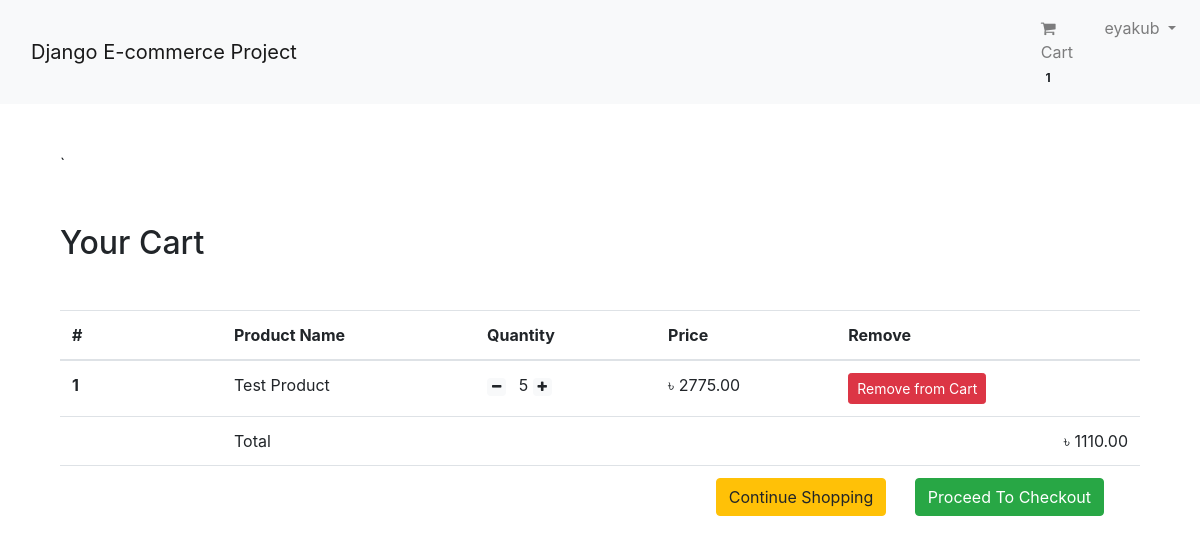
The app's page /shop/cart/ (signed in), older data.
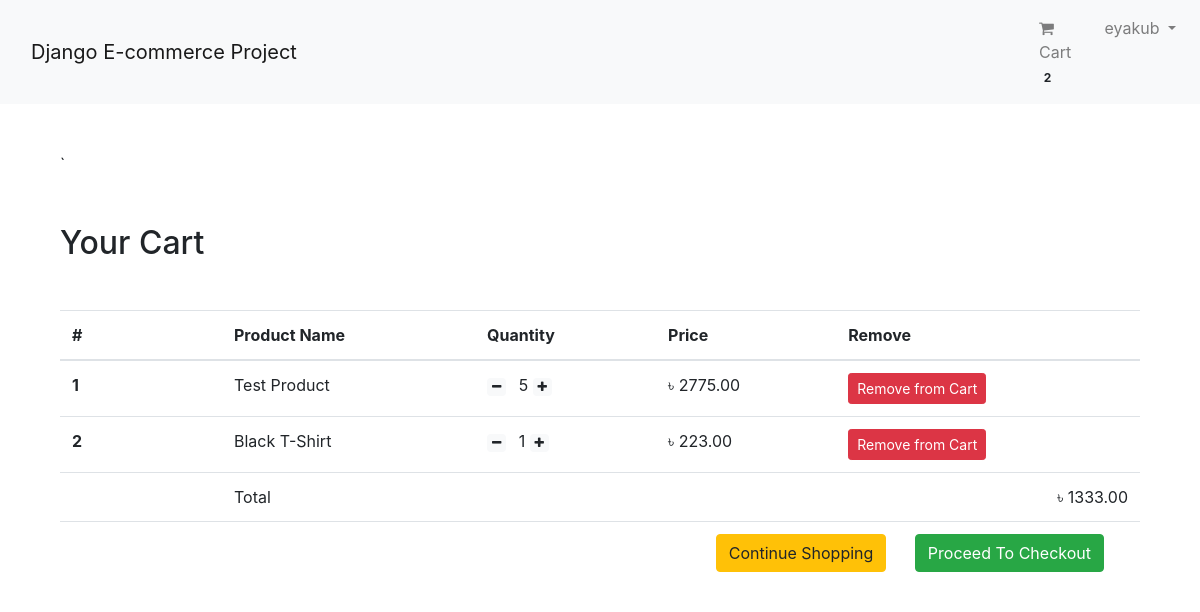
The same page, newer data.
### app_login/models.py (models this page shows, shortened)
class User(AbstractBaseUser, PermissionsMixin):
    email = models.EmailField(unique=True, null=False)
    is_staff = models.BooleanField(
        ugettext_lazy('staff status'),
        default=False,
        help_text=ugettext_lazy('Designates whether user can log in this site')
    )
    is_active = models.BooleanField(
        ugettext_lazy('active'),
        default=True,
        help_text=ugettext_lazy('Designates whether this user would be treated as active. Unselect this instead of deleting account')
    )
    USERNAME_FIELD = 'email'
    objects = MyUserManager()

class Profile(models.Model):
    user = models.OneToOneField(User, on_delete=models.CASCADE, related_name='profile')
    username = models.CharField(max_length=264, blank=True)
    full_name = models.CharField(max_length=264, blank=True)
    address_1 = models.TextField(max_length=300, blank=True)
    city = models.CharField(max_length=50, blank=True)
    zipcode = models.CharField(max_length=10, blank=True)
    country = models.CharField(max_length=50, blank=True)
    phone = models.CharField(max_length=20, blank=True)
    created_at = models.DateTimeField(auto_now_add=True)
    updated_at = models.DateTimeField(auto_now=True)

### app_order/models.py (models this page shows, shortened)
class Order(models.Model):
    order_items = models.ManyToManyField(Cart)
    user = models.ForeignKey(settings.AUTH_USER_MODEL, on_delete=models.CASCADE, related_name='order')
    ordered = models.BooleanField(default=False)
    created_at = models.DateTimeField(auto_now_add=True)
    paymentId = models.CharField(max_length=264, blank=True, null=True)
    orderId = models.CharField(max_length=200, blank=True, null=True)
    def get_total(self):
        total = 0
        for order_item in self.order_items.all():
            total += float(order_item.get_total())
        return total

class Cart(models.Model):
    user = models.ForeignKey(settings.AUTH_USER_MODEL, on_delete=models.CASCADE, related_name="cart")
    item = models.ForeignKey(Product, on_delete=models.CASCADE)
    quantity = models.IntegerField(default=1)
    purchased = models.BooleanField(default=False)
    created_at = models.DateTimeField(auto_now_add=True)
    updated_at = models.DateTimeField(auto_now=True)
    def get_total(self):
        total = self.item.price * self.quantity
        float_total = format(total, '0.2f')
        return float_total

### app_shop/models.py (models this page shows, shortened)
class Product(models.Model):
    mainimage = models.ImageField(upload_to='Products')
    name = models.CharField(max_length=264)
    category = models.ForeignKey(Category, on_delete=models.CASCADE, related_name='category')
    preview_text = models.TextField(max_length=200, verbose_name='Preview Text')
    detail_text = models.TextField(max_length=1000, verbose_name='Description')
    price = models.FloatField()
    old_price = models.FloatField(default=0.00)
    created = models.DateTimeField(auto_now_add=True)
    class Meta:
        ordering = ['-created',]

### app_order/views.py (the view)
# urls.py: path('cart/', views.cart_view, name="cart"),
@login_required
def cart_view(request):
    carts = Cart.objects.filter(user=request.user, purchased=False)
    orders = Order.objects.filter(user=request.user, ordered=False)
    if carts.exists() and orders.exists():
        order = orders[0]
        return render(request, 'app_order/cart.html', context={'carts': carts, 'order': order})
    else:
        messages.warning(request, "You dont have any item in your cart")
        return redirect('app_shop:home')

### app_order/templatetags/cart_tag.py (called while the page is built)
@register.filter
def cart_total(user):
    order = Order.objects.filter(user=user, ordered=False)
    if order.exists():
        return order[0].order_items.count()
    else:
        return 0

### templates/app_order/cart.html
{% extends 'base.html' %}
{% block body_block %}
    <div class="container my-5">`
        <div class="my-5">
            <h2>Your Cart</h2>
        </div>
        <table class="table table-hover">
            <thead>
                <tr>
                    <th scope="col" width="15%">#</th>
                    <th scope="col">Product Name</th>
                    <th scope="col">Quantity</th>
                    <th scope="col" align="right">Price</th>
                    <th scope="col">Remove</th>
                </tr>
            </thead>
            <tbody>
                {% for cart in carts %}
                    <tr>
                        <th scope="row">{{ forloop.counter }}</th>
                        <td>{{ cart.item.name }}</td>
                        <td>
                            <a href="{% url 'app_order:decrease' pk=cart.item.pk %}" class="mr-2">
                                <span class="badge badge-light">
                                    <i class="fa fa-minus"></i>
                                </span>
                            </a>
                            {{ cart.quantity }}
                            <a href="{% url 'app_order:increase' pk=cart.item.pk %}" class="mr-2">
                                <span class="badge badge-light">
                                    <i class="fa fa-plus"></i>
                                </span>
                            </a>
                        </td>
                        <td aligh="right">&#2547; {{ cart.get_total }}</td>
                        <td><a href="{% url 'app_order:remove' pk=cart.item.pk %}" class="btn btn-danger btn-sm">Remove from Cart</a></td>
                    </tr>
                {% endfor %}
                <tr>
                    <th scope="row"></th>
                    <td colspan="3">Total</td>
                    <td align='right'>&#2547; {{ order.get_total|floatformat:2 }}</td>
                </tr>
                <tr>
                    <th scope="row"></th>
                    <td colspan="4" class="text-right">
                        <a href="{% url 'app_shop:home' %}" class="btn btn-warning mr-4">Continue Shopping</a>
                        <a href="{% url 'app_payment:checkout' %}" class="btn btn-success mr-4">Proceed To Checkout</a>
                    </td>
                </tr>
            </tbody>
        </table>
    </div>
{% endblock body_block %}

### templates/navbar.html (shortened to what this page needs)
{% load cart_tag %}
<nav class="navbar navbar-expand-lg navbar-light bg-light">
    <div class="container">
        <a class="navbar-brand" href="{% url 'app_shop:home' %}">Django E-commerce Project</a>
    </div>
    <div class="collapse navbar-collapse" id="navbarNav">
        <ul class="navbar-nav ml-auto">
            {% if request.user.is_authenticated %}
            <li class="nav-item">
                <a href="{% url 'app_order:cart' %}" class="nav-link">
                    <i class="fa fa-shopping-cart"></i> Cart
                    <span class="badge badge-light">{{ request.user |cart_total }}</span>
                </a>
             </li>
            <li class="nav-item dropdown">
                <a href="" class="nav-link dropdown-toggle" id="navbarDropdown"
                    role="button"
                    data-toggle="dropdown"
                    aria-haspopup="true"
                    aria-expanded="false">
                    {{request.user.profile.username}}
                </a>
            </li>
            {% else %}
            <li class="nav-item">
                <a href="{% url 'app_login:login' %}" class="btn btn-primary">Login</a>
            </li>
            {% endif %}
        </ul>
    </div>
</nav>

Row changes from the older to the newer data that the page shows:
changed User "eyakub": user|cart_total "1" → "2"
added Cart: item.name "Black T-Shirt", quantity "1", get_total "223.00"
computed for Order: get_total "1110.00" → "1333.00"
